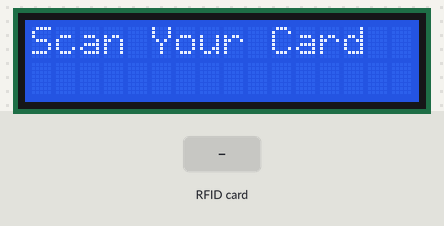
Recording of a sketch running on a simulated Arduino Uno, built with avr-gcc and run on an emulated ATmega328P. On the bench: 16×2 character LCD. Inputs (shaded band) come from the test bench. What the sketch prints to the serial monitor is not drawn.

Above: at 1.3 s.
1.4 s: RFID card 3A CD 17 02 held to the reader
At 1.8 s:
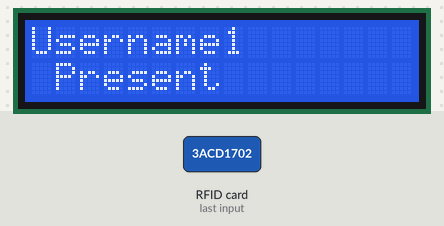
2.9 s: RFID card 5E 7A 19 C4 held to the reader
At 5.6 s:
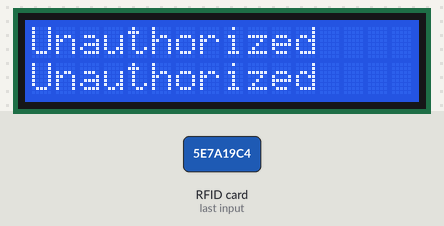
5.9 s: RFID card D3 60 D4 13 held to the reader
At 8.4 s:
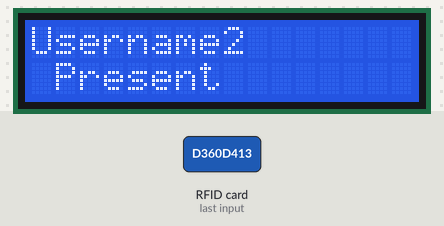
Timing chart, 0 to 9.9 s (numbered marks = the images above; inputs shaded):
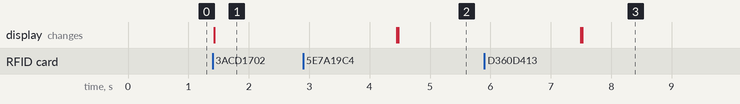

Measured:
- after the input at 1.4 s, the display: changes at once (image 1)
- after the input at 2.9 s, the display: first differs from a run without the input after 1.6 s (image 2)
- after the input at 5.9 s, the display: first differs from a run without the input after 1.6 s (image 3)

The sketch:

RFID_scan.ino
```cpp
#include <SPI.h>
#include <MFRC522.h>
#include <Wire.h>
#include <LiquidCrystal_I2C.h>

#define SS_PIN 10
#define RST_PIN 9

MFRC522 rfid(SS_PIN, RST_PIN);
LiquidCrystal_I2C lcd(0x27, 16, 2);

struct CardHolder {
    byte uid[4];
    const char* name;
};

CardHolder authorizedUsers[] = {
    {{0x3A, 0xCD, 0x17, 0x02}, "Username1"},
    {{0xD3, 0x60, 0xD4, 0x13}, "Username2"}
};
const int numUsers = sizeof(authorizedUsers) / sizeof(authorizedUsers[0]);

void setup() {
    Serial.begin(9600);
    SPI.begin();
    rfid.PCD_Init();

    lcd.begin(16, 2);
    lcd.backlight();
    lcd.setCursor(0, 0);
    lcd.print("Scan Your Card");

    Serial.println("READY");
}

void loop() {
    if (!rfid.PICC_IsNewCardPresent() || !rfid.PICC_ReadCardSerial()) return;

    const char* cardholderName = "Unauthorized";
    bool accessGranted = false;

    for (int j = 0; j < numUsers; j++) {
        bool match = true;
        for (byte i = 0; i < 4; i++) {
            if (rfid.uid.uidByte[i] != authorizedUsers[j].uid[i]) {
                match = false;
                break;
            }
        }
        if (match) {
            cardholderName = authorizedUsers[j].name;
            accessGranted = true;
            break;
        }
    }

    lcd.clear();
    lcd.setCursor(0, 0);
    lcd.print(cardholderName);

    lcd.setCursor(0, 1);
    if (accessGranted) {
        lcd.print(" Present");
        Serial.println(cardholderName);
    } else {
        lcd.print("Unauthorized");
        Serial.println("Unauthorized");
    }

    delay(3000);
    lcd.clear();
    lcd.setCursor(0, 0);
    lcd.print("Scan Your Card");

    rfid.PICC_HaltA();
    rfid.PCD_StopCrypto1();
}
```
